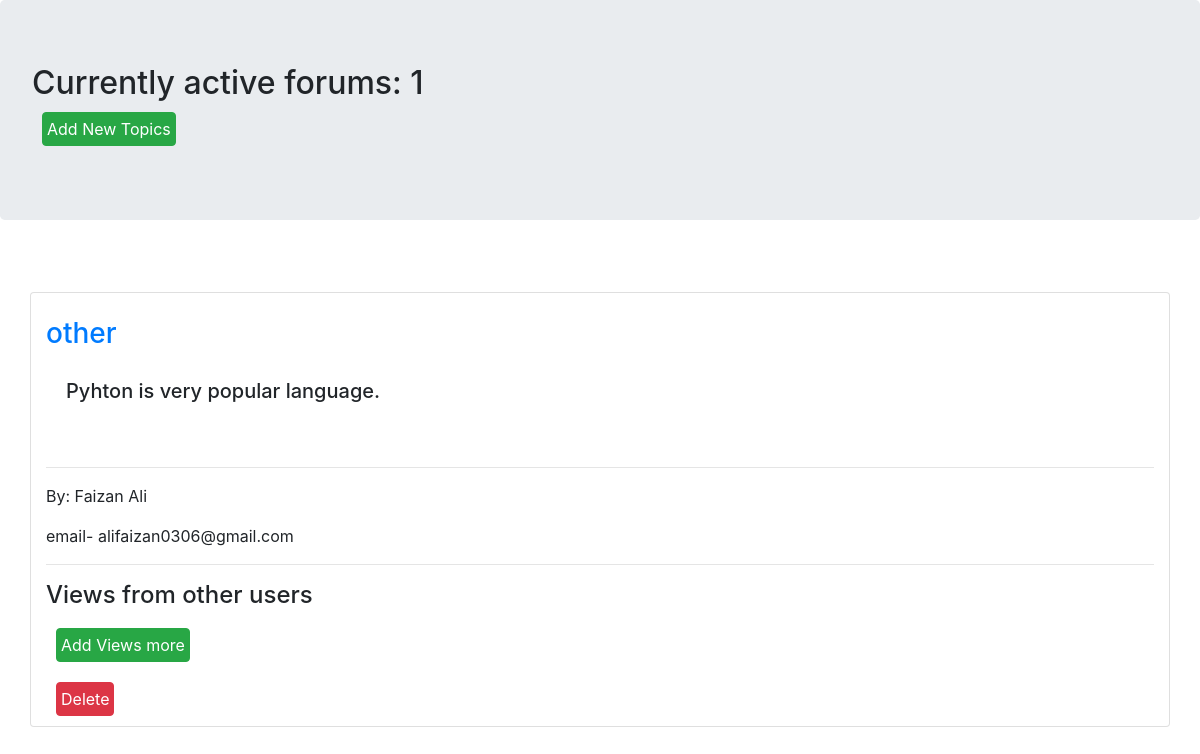
Page /home/ on the earlier database version.
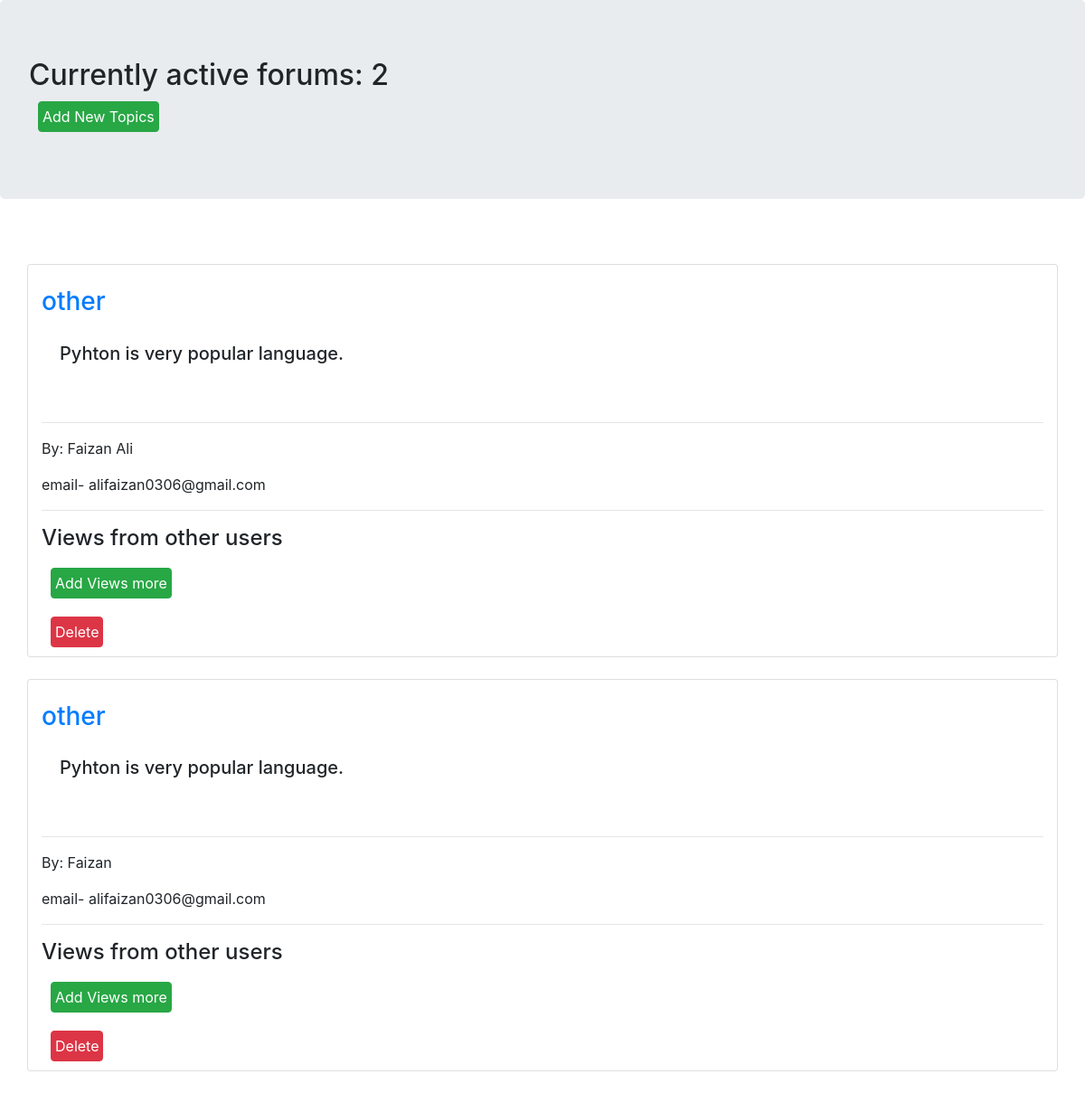
Same page on the later database version.
### Forum_app/models.py (models this page shows, shortened)
class forum(models.Model):
    name = models.CharField(max_length=50)
    email = models.EmailField()
    topic = models.CharField(max_length=50)
    description = models.CharField(max_length=50)
    date_created = models.DateTimeField(auto_now_add=True, null=True)

### Forum_app/views.py (the view)
# urls.py: path('',views.home,name = 'home'),
def home(request):
    forums=forum.objects.all()
    count=forums.count()
    discussions=[]
    for i in forums:
        discussions.append(i.discussion_set.all())
    context={'forums':forums,
              'count':count,
              'discussions':discussions}
    return render(request,'home.html',context)

### Forum_app/templates/home.html (shortened to what this page needs)
{% load static %}
<!DOCTYPE html>
<html lang="en">
<head>
    <link rel="stylesheet" href="https://stackpath.bootstrapcdn.com/bootstrap/4.5.0/css/bootstrap.min.css"0>
</head>
<body>
        <h2 class="jumbotron">
            Currently active forums: {{count}}
            <form method="POST" action="{% url 'addInForum' %}">
            <button class="btn btn-success" style="width:fit-content; padding: 4px; margin:10px;">Add New Topics</button>
            </form>
        </h2>
            <div class="card-columns" style="padding: 10px; margin: 20px;"></div>
            {%for forum in forums %}
                <div class="card box container">
                    <br>
                    <h5 class="card-title">
                        <a href="{% url 'getById' forum.id%}"><h3>{{forum.topic}}</h3></a>
                        <div class="card-body container">
                                <p>{{forum.description}}</p>
                            </h5>
                            <hr>
                            <p> By: {{forum.name}}</p>
                            email- {{forum.email}}
                            <hr>
                            <h4>Views from other users</h4>
                            <form method="POST" action="{% url 'addInDiscussion' %}">
                            <button class="btn btn-success" style="width:fit-content; padding: 4px; margin:10px;">Add Views more</button>
                            </form>
                            <form method="Delete" action="{% url 'delete' forum.id  %}">
                            <button class="btn btn-danger" style="width:fit-content; padding: 4px; margin:10px;">Delete</button>
                            </form>
                        </div>
            <br>
            {%endfor%}
</body>
</html>

Differences in the rows shown:
added forum: topic "other", description "Pyhton is very popular language.", name "Faizan", email "alifaizan0306@gmail.com"
Other differences:
{{ count }}: "1" → "2"
